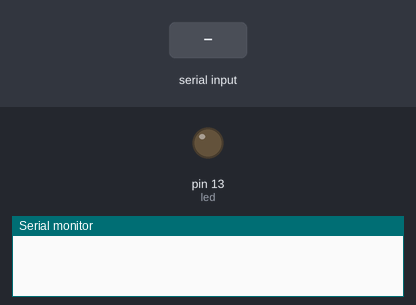
A sketch run on a simulated Arduino Uno, built with avr-gcc and run on an emulated ATmega328P. On the bench: output pins drawn as LEDs (lit = HIGH), the last lines printed to the serial monitor. The test bench sets the inputs (shaded band).

Above: at 1.2 s.
1.3 s: "V" received over Serial
At 1.6 s:
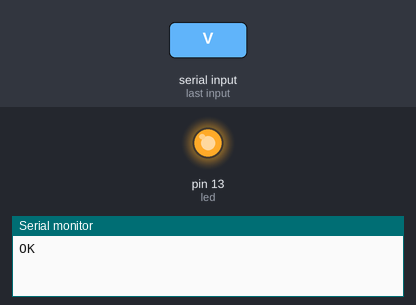
Timing chart, 0 to 4.3 s (numbered marks = the images above; inputs shaded):
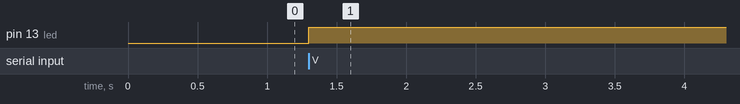

The sketch:

_485_a.ino
```cpp
/*
# This sample codes is for testing the RS485 shiled(automatic transmission mode).
# Editor : YouYou
# Date   : 2013.9.16
# Ver    : 0.1
# Product: RS485 shield
# SKU    : DFR0259
*/
int led = 13;
void setup()
{
  Serial.begin(9600);
  pinMode(led,OUTPUT);
}
void loop()
{
  int temp;
  if(Serial.available())
  {
    temp=Serial.read();
     if(temp=='V'){
      digitalWrite(led,1-digitalRead(led));
    Serial.println("OK");
     }
  }
}
```

Measured:
- after the input at 1.3 s, pin 13 (led): LOW → HIGH at once
